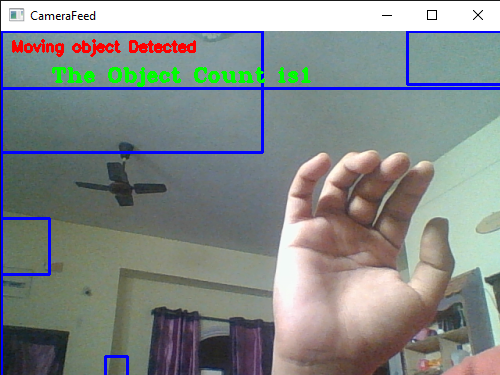
#> input picture CameraFeed 5_26_2021 8_06_35 AM.png, 500 x 375 px, given in place of the camera
$ jupyter execute 'Real-time object detection with deep learning and OpenCV.ipynb'   (text cells are left out)
#> lines starting #> are read from the running program, lines starting #| are printed output that depends on the picture
[cell 1]
import cv2
import imutils
import time
cam = cv2.VideoCapture(0)
time.sleep(1)
firstFrame = None
area = 500
countObj = 0
while True:
    _,img = cam.read()
#> img is the input picture: shape (375, 500, 3); mean B, G, R 136.7, 137.4, 131.2
    text = "Normal"
    img = imutils.resize(img, width=500)
    grayImage = cv2.cvtColor(img, cv2.COLOR_BGR2GRAY)
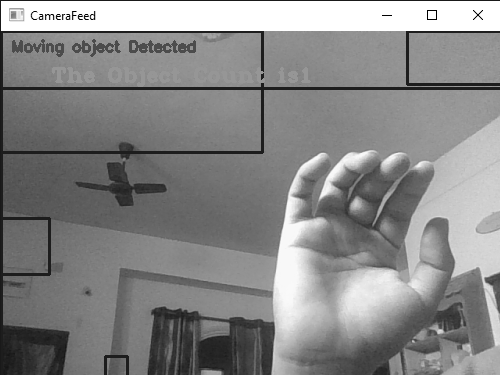
#> grayImage: shape (375, 500); min 0, max 255, mean 135.5
    gaussianImg = cv2.GaussianBlur(grayImage, (21, 21), 0)
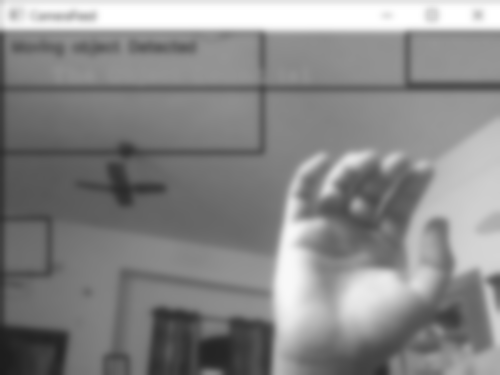
#> gaussianImg: shape (375, 500); min 28, max 255, mean 135.8
    if firstFrame is None:
        firstFrame = gaussianImg
        continue
    imgdiff = cv2.absdiff(firstFrame, gaussianImg)
    threshImg = cv2.threshold(imgdiff, 25, 255, cv2.THRESH_BINARY)[1]
    threshImg = cv2.dilate(threshImg, None, iterations=2)
    cnts = cv2.findContours(threshImg.copy(), cv2.RETR_EXTERNAL, cv2.CHAIN_APPROX_SIMPLE)
    cnts = imutils.grab_contours(cnts)
    for c in cnts:
        if cv2.contourArea(c) < area:
            countObj=0
            continue
        (x, y, w, h) = cv2.boundingRect(c)
        cv2.rectangle(img, (x, y), (x + w, y + h), (255, 0, 0), 2)
        countObj += 1
        text = "Moving object Detected"
    print(text)
    print("count of object"+str(countObj))
    cv2.putText(img, text, (10, 20), cv2.FONT_HERSHEY_SIMPLEX, 0.5, (0, 0, 255), 2)
    cv2.putText(img, 'The Object Count is' + str(countObj), (50, 50), cv2.FONT_HERSHEY_COMPLEX_SMALL, 1, (0, 255, 0), 2)
    cv2.imshow('CameraFeed', img)
    key = cv2.waitKey(1) & 0xFF
    if key ==ord("q"):
        break
cam.release()
cv2.destroyAllWindows()
